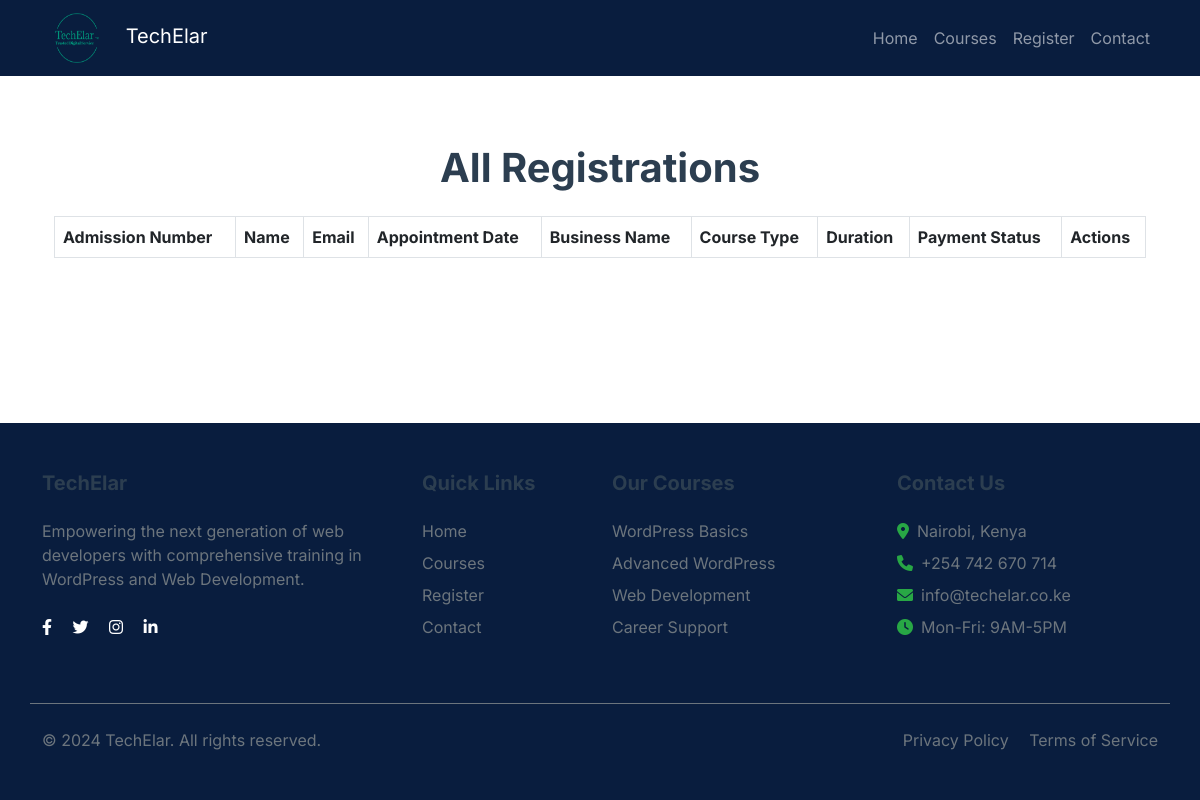
The app's page /admin/registrations, older data.
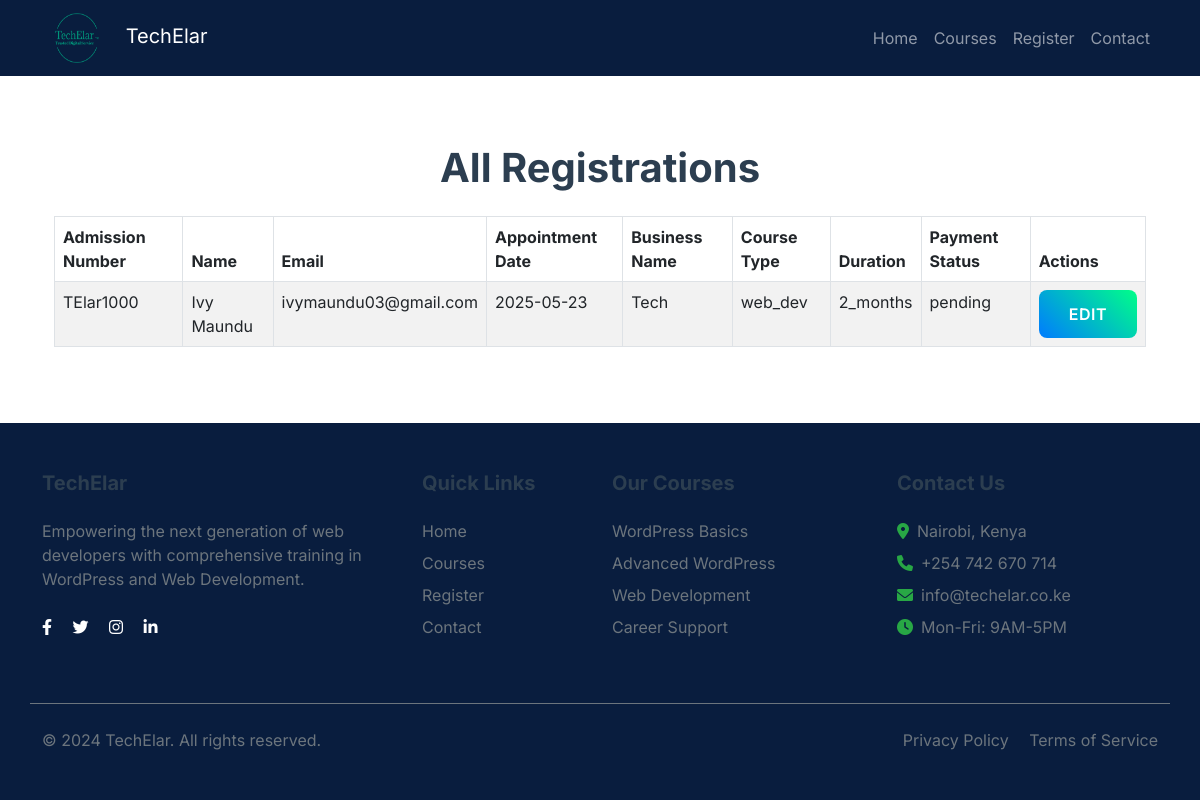
The same page, newer data.
### app.py (models this page shows, shortened)
class Registration(db.Model):
    id = db.Column(db.Integer, primary_key=True)
    admission_number = db.Column(db.String(20), unique=True, nullable=False)
    name = db.Column(db.String(100), nullable=False)
    email = db.Column(db.String(120), nullable=False)
    appointment_date = db.Column(db.Date, nullable=False)
    business_name = db.Column(db.String(100))
    course_type = db.Column(db.String(20), nullable=False)
    duration = db.Column(db.String(20), nullable=False)
    payment_status = db.Column(db.String(20), default='pending')
    mpesa_phone = db.Column(db.String(15))
    payment_amount = db.Column(db.Float, nullable=False)
    created_at = db.Column(db.DateTime, default=datetime.utcnow)

### app.py (the view)
@app.route('/admin/registrations')
def admin_registrations():
    registrations = Registration.query.all()
    return render_template('admin_registrations.html', registrations=registrations)

### templates/admin_registrations.html (shortened to what this page needs)
{% extends 'base.html' %}
{% block content %}
<div class="container mt-5">
    <h1 class="text-center mb-4">All Registrations</h1>
    <div class="table-responsive">
        <table class="table table-bordered table-striped">
            <thead>
                <tr>
                    <th>Admission Number</th>
                    <th>Name</th>
                    <th>Email</th>
                    <th>Appointment Date</th>
                    <th>Business Name</th>
                    <th>Course Type</th>
                    <th>Duration</th>
                    <th>Payment Status</th>
                    <th>Actions</th>
                </tr>
            </thead>
            <tbody>
                {% for registration in registrations %}
                <tr>
                    <td>{{ registration.admission_number }}</td>
                    <td>{{ registration.name }}</td>
                    <td>{{ registration.email }}</td>
                    <td>{{ registration.appointment_date }}</td>
                    <td>{{ registration.business_name }}</td>
                    <td>{{ registration.course_type }}</td>
                    <td>{{ registration.duration }}</td>
                    <td>{{ registration.payment_status }}</td>
                    <td>
                        <button type="button" class="btn btn-primary" data-bs-toggle="modal"
                            data-bs-target="#editRegistrationModal{{ registration.id }}">
                            Edit
                        </button>
                    </td>
                </tr>
                {% endfor %}
            </tbody>
        </table>
    </div>
</div>
{% endblock %}

### templates/base.html (shortened to what this page needs)
<!DOCTYPE html>
<html lang="en">
<head>
    <link href="https://cdn.jsdelivr.net/npm/bootstrap@5.3.0/dist/css/bootstrap.min.css" rel="stylesheet">
    <link href="https://cdnjs.cloudflare.com/ajax/libs/font-awesome/6.0.0/css/all.min.css" rel="stylesheet">
    <link href="{{ url_for('static', filename='css/style.css') }}" rel="stylesheet">
</head>
<body>
    <nav class="navbar navbar-expand-lg navbar-dark fixed-top" style="background-color: rgb(9,29,62);">
        <div class="container">
            <a class="navbar-brand" href="{{ url_for('home') }}">
                <img src="{{ url_for('static', filename='images/logo.png') }}" alt="TechElar Logo" class="me-2"
                    style="width: 70px; height: 50px;">
                TechElar
            </a>
            <div class="collapse navbar-collapse" id="navbarNav">
                <ul class="navbar-nav ms-auto">
                    <li class="nav-item">
                        <a class="nav-link" href="{{ url_for('home') }}">Home</a>
                    </li>
                    <li class="nav-item">
                        <a class="nav-link" href="{{ url_for('courses') }}">Courses</a>
                    </li>
                    <li class="nav-item">
                        <a class="nav-link" href="{{ url_for('register') }}">Register</a>
                    </li>
                    <li class="nav-item">
                        <a class="nav-link" href="{{ url_for('contact') }}">Contact</a>
                    </li>
                </ul>
            </div>
        </div>
    </nav>
    <main class="mt-5 pt-5">
        <div class="container z-3">
        {% block content %}{% endblock %}
    </main>
    <footer class="text-white py-5 mt-5" style="background-color: rgb(9,29,62);">
        <div class="container">
            <div class="row g-4">
                <div class="col-lg-4">
                    <h5 class="mb-4">TechElar</h5>
                    <p class="text-muted">Empowering the next generation of web developers with comprehensive training
                        in WordPress and Web Development.</p>
                    <div class="social-links mt-4">
                        <a href="#" class="text-white me-3"><i class="fab fa-facebook-f"></i></a>
                        <a href="#" class="text-white me-3"><i class="fab fa-twitter"></i></a>
                        <a href="#" class="text-white me-3"><i class="fab fa-instagram"></i></a>
                        <a href="#" class="text-white"><i class="fab fa-linkedin-in"></i></a>
                    </div>
                </div>
                <div class="col-lg-2">
                    <h5 class="mb-4">Quick Links</h5>
                    <ul class="list-unstyled">
                        <li class="mb-2"><a href="{{ url_for('home') }}"
                                class="text-muted text-decoration-none">Home</a></li>
                        <li class="mb-2"><a href="{{ url_for('courses') }}"
                                class="text-muted text-decoration-none">Courses</a></li>
                        <li class="mb-2"><a href="{{ url_for('register') }}"
                                class="text-muted text-decoration-none">Register</a></li>
                        <li><a href="#contact" class="text-muted text-decoration-none">Contact</a></li>
                    </ul>
                </div>
                <div class="col-lg-3">
                    <h5 class="mb-4">Our Courses</h5>
                    <ul class="list-unstyled">
                        <li class="mb-2"><a href="{{ url_for('courses') }}"
                                class="text-muted text-decoration-none">WordPress Basics</a></li>
                        <li class="mb-2"><a href="{{ url_for('courses') }}"
                                class="text-muted text-decoration-none">Advanced WordPress</a></li>
                        <li class="mb-2"><a href="{{ url_for('courses') }}" class="text-muted text-decoration-none">Web
                                Development</a></li>
                        <li><a href="{{ url_for('courses') }}" class="text-muted text-decoration-none">Career
                                Support</a></li>
                    </ul>
                </div>
                <div class="col-lg-3">
                    <h5 class="mb-4">Contact Us</h5>
                    <ul class="list-unstyled text-muted">
                        <li class="mb-2"><i class="fas fa-map-marker-alt me-2"></i>Nairobi, Kenya</li>
                        <li class="mb-2"><i class="fas fa-phone me-2"></i>+254 742 670 714</li>
                        <li class="mb-2"><i class="fas fa-envelope me-2"></i>info@techelar.co.ke</li>
                        <li><i class="fas fa-clock me-2"></i>Mon-Fri: 9AM-5PM</li>
                    </ul>
                </div>
            </div>
            <div class="row mt-5 pt-4 border-top border-secondary">
                <div class="col-md-6">
                    <p class="text-muted mb-0">&copy; 2024 TechElar. All rights reserved.</p>
                </div>
                <div class="col-md-6 text-md-end">
                    <a href="#" class="text-muted text-decoration-none me-3">Privacy Policy</a>
                    <a href="#" class="text-muted text-decoration-none">Terms of Service</a>
                </div>
            </div>
        </div>
    </footer>
</body>
</html>

### static/css/style.css (style rules this page uses)
.btn-primary { background: linear-gradient(45deg, #007bff, #00ff88); border: none; padding: 12px 30px; border-radius: 30px; font-weight: 600; transition: all 0.3s ease; }
body { min-height: 100vh; display: flex; flex-direction: column; font-family: 'Inter', sans-serif; }
main { flex: 1; }
h1, h2, h3, h4, h5, h6 { font-weight: 700; color: #2c3e50; }
.btn { border-radius: 0.5rem; font-weight: 600; text-transform: uppercase; letter-spacing: 0.5px; transition: all 0.3s ease; }
.list-unstyled li { margin-bottom: 0.5rem; display: flex; align-items: center; }
.list-unstyled li i { margin-right: 0.5rem; color: #28a745; }
.text-muted { color: #6c757d !important; }

Row changes from the older to the newer data that the page shows:
added Registration: admission_number "TElar1000", name "Ivy Maundu", email "ivymaundu03@gmail.com", appointment_date "2025-05-23", business_name "Tech", course_type "web_dev", duration "2_months", payment_status "pending"
